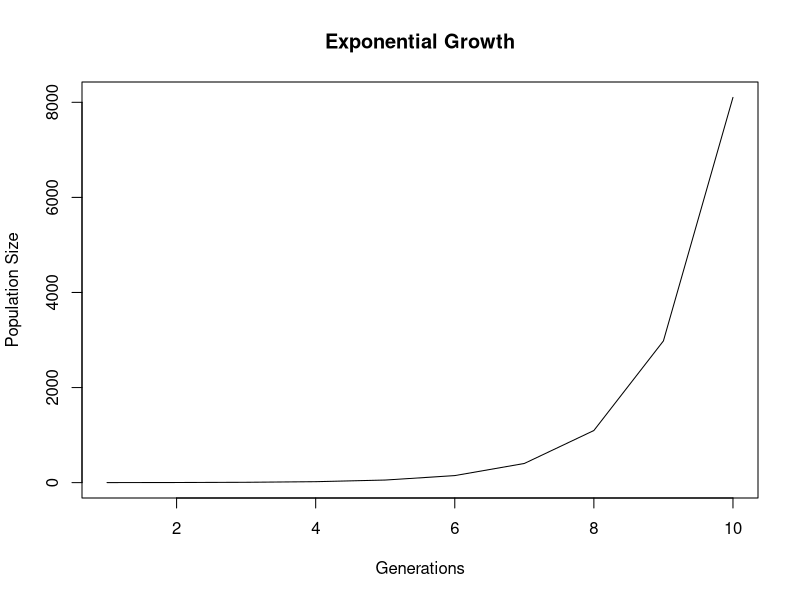

Write the R code that produced this figure.
Exponential <- function(N0 = 1, r = 1, generations = 10) {
  # Runs a simulation of exponential growth
  # N0: Initial population size (default = 1)
  # r: Growth rate (default = 1)
  # generations: Number of generations to simulate (default = 10)
  # Returns a vector of population sizes over the generations
  
  N <- rep(NA, generations)    # Initialize a vector of NA with length 'generations'
  
  N[1] <- N0                   # Set the initial population size
  for (t in 2:generations) {   # Loop through generations, starting from the second
    N[t] <- N[t-1] * exp(r)    # Calculate population size for generation t
    # browser()                # Debugging tool: Uncomment for sandbox or debugging purposes
  }
  return(N)                    # Return the vector of population sizes
}

# Plot the result of exponential growth simulation
plot(Exponential(), type = "l", main = "Exponential Growth", 
     xlab = "Generations", ylab = "Population Size")
